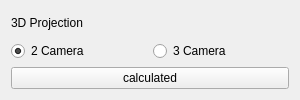
           <widget class="QWidget" name="widget_4" native="true">
            <property name="minimumSize">
             <size>
              <width>300</width>
              <height>0</height>
             </size>
            </property>
            <layout class="QVBoxLayout" name="verticalLayout_13">
             <item>
              <widget class="QLabel" name="label_10">
               <property name="text">
                <string>3D Projection</string>
               </property>
              </widget>
             </item>
             <item>
              <layout class="QHBoxLayout" name="horizontalLayout_5">
               <item>
                <widget class="QRadioButton" name="radioButton_2_camera">
                 <property name="text">
                  <string>2 Camera</string>
                 </property>
                 <property name="checked">
                  <bool>true</bool>
                 </property>
                </widget>
               </item>
               <item>
                <widget class="QRadioButton" name="radioButton_3_camera">
                 <property name="text">
                  <string>3 Camera</string>
                 </property>
                </widget>
               </item>
              </layout>
             </item>
             <item>
              <widget class="QPushButton" name="pushButton_start_calculated">
               <property name="text">
                <string>calculated</string>
               </property>
              </widget>
             </item>
            </layout>
           </widget>
